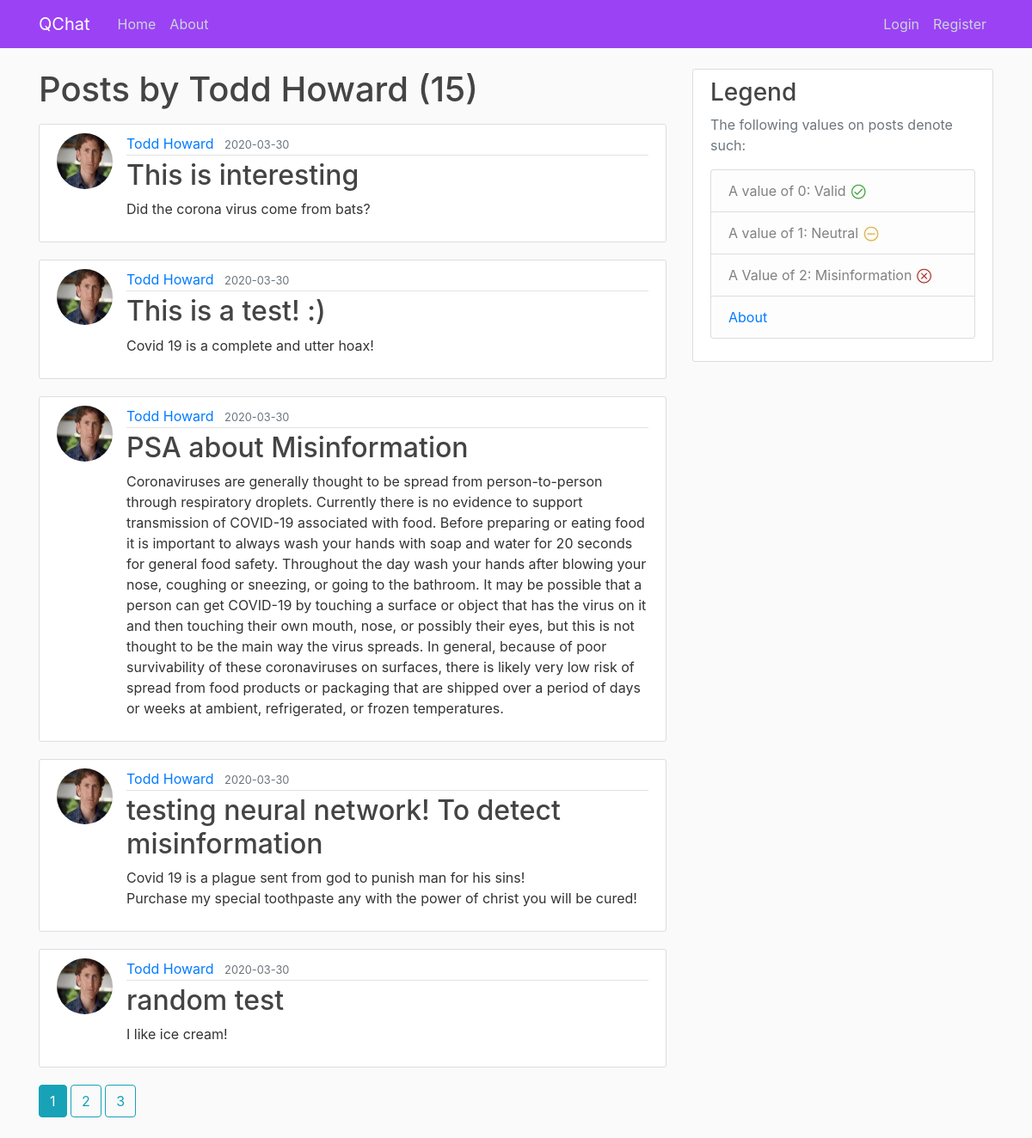
Screenshot of /user/Todd Howard with the database file from the repository.
### app/models.py (models this page shows, shortened)
class User(db.Model, UserMixin):
    id = db.Column(db.Integer, primary_key=True)                                    # Primary Key
    username = db.Column(db.String(20), unique=True, nullable=False)                # Each User will have a username, with a max(20) characters, it must be unique, and Null is not allowed!
    email = db.Column(db.String(120), unique=True, nullable=False)                  # Each User will have an email, with a max(120) characters, it must be unique, and Null is not allowed!
    image_file = db.Column(db.String(20), nullable=False, default='default.jpg')    # Each User will have a defualt profile Image, so uniqueness does not apply, since Null is not allowed!
    password = db.Column(db.String(60), nullable=False)                             # Each User will have passwords, with a max(60) characters, uniqueness does not apply, and Null is not allowed!
    posts = db.relationship('Post', backref='author', lazy=True)                    # This is linked to Posts, Lazy Evaluation is set to: True

class Post(db.Model):
    id = db.Column(db.Integer, primary_key=True)                                    # Primary Key
    title = db.Column(db.String(100), nullable=False)                               # Each Post will have a title, with a max(100) characters, uniqueness does not apply, and Null is not allowed!
    date_posted = db.Column(db.DateTime, nullable=False, default=datetime.utcnow)   # Each Post will have a date_posted, with DateTime set to utcnow, current time, and Null is not allowed!
    content = db.Column(db.Text, nullable=False)                                    # Each Post will have a content with no character limit, and Null is not allowed!
    user_id = db.Column(db.Integer, db.ForeignKey('user.id'), nullable=False)       # This is using the user id as a ForeignKey, each post must have an Author, so Null is not allowed!

### app/users/routes.py (the view)
@users.route('/user/<string:username>')                                       # String
def user_posts(username):
    page = request.args.get('page', 1, type=int)                            # We request a page, the default page is 1, of type int
    user = User.query.filter_by(username=username).first_or_404()
    posts = Post.query.filter_by(author=user)\
        .order_by(Post.date_posted.desc())\
        .paginate(page=page, per_page=5)
    return render_template('user_posts.html', posts=posts, user=user)       # Redirect to user_posts.html

### app/templates/user_posts.html
{% extends "template.html" %}
{% block content %}
    <h1 class="mb-3">Posts by {{ user.username }} ({{ posts.total }}) </h1>
    {% for post in posts.items %}
        <article class="media content-section">
            <img class="rounded-circle article-img" src="{{ url_for('static', filename='profile_images/' + post.author.image_file ) }}">
            <div class="media-body">
                <div class="article-metadata">
                    <a class="mr-2" href="{{ url_for('users.user_posts', username=post.author.username) }}">{{ post.author.username }}</a>
                    <small class="text-muted">{{ post.date_posted.strftime('%Y-%m-%d') }}</small>
                </div>
                <h2><a class="article-title" href="{{url_for('posts.post', post_id=post.id) }}">{{ post.title }}</a></h2>
                <p class="article-content">{{ post.content }}</p>
            </div>
        </article>
    {% endfor %}
    {% for page_num in posts.iter_pages(left_edge=1, right_edge=1, left_current=1, right_current=2) %}
        {% if page_num %}
            {% if posts.page == page_num %}
                <a class="btn btn-info mb-4" href="{{ url_for('users.user_posts', username=user.username, page=page_num) }}">{{ page_num }}</a>
            {% else %}
                <a class="btn btn-outline-info mb-4" href="{{ url_for('users.user_posts', username=user.username, page=page_num) }}">{{ page_num }}</a>
            {% endif %}
        {% else %}
            ...
        {% endif %}
    {% endfor %}
{% endblock content %}

### app/templates/template.html (shortened to what this page needs)
<!DOCTYPE html>
<html lang="en">
<head>
    <link rel="stylesheet" href="https://stackpath.bootstrapcdn.com/bootstrap/4.4.1/css/bootstrap.min.css">
    <link rel="stylesheet" href="{{ url_for('static', filename='main.css') }}">
</head>
<body>
    <header class="site-header">
        <nav class="navbar navbar-expand-md navbar-dark bg-steel fixed-top">
            <div class="container">
                <a class="navbar-brand mr-4" href="/">QChat</a>
                <div class="collapse navbar-collapse" id="navbarToggle">
                    <div class="navbar-nav mr-auto">
                        <a class="nav-item nav-link" href="{{ url_for('main.home') }}">Home</a>
                        <a class="nav-item nav-link" href="{{ url_for('main.about') }}">About</a>
                    </div>
                    <div class="navbar-nav">
                        {% if current_user.is_authenticated %}
                            <a class="nav-item nav-link" href="{{ url_for('posts.new_post') }}">New Post</a>
                            <a class="nav-item nav-link" href="{{ url_for('users.account') }}">Account</a>
                            <a class="nav-item nav-link" href="{{ url_for('users.logout') }}">Log out</a>
                        {% else %}
                            <a class="nav-item nav-link" href="{{ url_for('users.login') }}">Login</a>
                            <a class="nav-item nav-link" href="{{ url_for('users.register') }}">Register</a>
                        {% endif %}
                    </div>
                </div>
            </div>
        </nav>
    </header>
    <main role="main" class="container">
        <div class="row">
            <div class="col-md-8">
                {% block content %}{% endblock %}
            </div>
            <div class="col-md-4">
                <div class="content-section">
                    <h3>Legend</h3>
                    <p class='text-muted'>The following values on posts denote such:
                        <ul class="list-group">
                            <li class="list-group-item list-group-item-light">A value of 0: Valid <img src="{{ url_for('static', filename='check_0.jpg') }}"> </li>
                            <li class="list-group-item list-group-item-light">A value of 1: Neutral <img src="{{ url_for('static', filename='check_1.jpg') }}"> </li>
                            <li class="list-group-item list-group-item-light">A Value of 2: Misinformation <img src="{{ url_for('static', filename='check_2.jpg') }}"> </li>
                            <li class="list-group-item list-group-item-light"><a href="/about">About</a></li>
                        </ul>
                    </p>
                </div>
            </div>
        </div>
    </main>
</body>
</html>

### app/static/main.css (style rules this page uses)
body { background: #fafafa; color: #333333; margin-top: 5rem; }
h1, h2, h3, h4, h5, h6 { color: #444444; }
.bg-steel { background-color: #9b42f5; }
.site-header .navbar-nav .nav-link { color: #cbd5db; }
.content-section { background: #ffffff; padding: 10px 20px; border: 1px solid #dddddd; border-radius: 3px; margin-bottom: 20px; }
.article-title { color: #444444; }
.article-content { white-space: pre-line; }
.article-img { height: 65px; width: 65px; margin-right: 16px; }
.article-metadata { padding-bottom: 1px; margin-bottom: 4px; border-bottom: 1px solid #e3e3e3 }

### rows the page displays
User: username "Todd Howard"
Post: image_file (picture), author.username "Todd Howard", date_posted "2020-03-30", title "This is interesting", content "Did the corona virus come from bats?"
Post: image_file (picture), author.username "Todd Howard", date_posted "2020-03-30", title "This is a test! :)", content "Covid 19 is a complete and utter hoax!"
Post: image_file (picture), author.username "Todd Howard", date_posted "2020-03-30", title "PSA about Misinformation", content "Coronaviruses are generally thought to be spread from person-to-person through respiratory droplets. Currently there is no evidence to support transmission of COVID-19 associated with food. Before preparing or eating food it is important to always wash your hands with soap and water for 20 seconds for general food safety. Throughout the day wash your hands after blowing your nose, coughing or sneezing, or going to the bathroom. It may be possible that a person can get COVID-19 by touching a surface or object that has the virus on it and then touching their own mouth, nose, or possibly their eyes, but this is not thought to be the main way the virus spreads. In general, because of poor…"
Post: image_file (picture), author.username "Todd Howard", date_posted "2020-03-30", title "testing neural network! To detect misinformation", content "Covid 19 is a plague sent from god to punish man for his sins! Purchase my special toothpaste any with the power of christ you will be cured!"
Post: image_file (picture), author.username "Todd Howard", date_posted "2020-03-30", title "random test", content "I like ice cream!"

### other values shown
{{ posts.total }} "15"
{{ page_num }} "1"
{{ page_num }} "2" "3"
